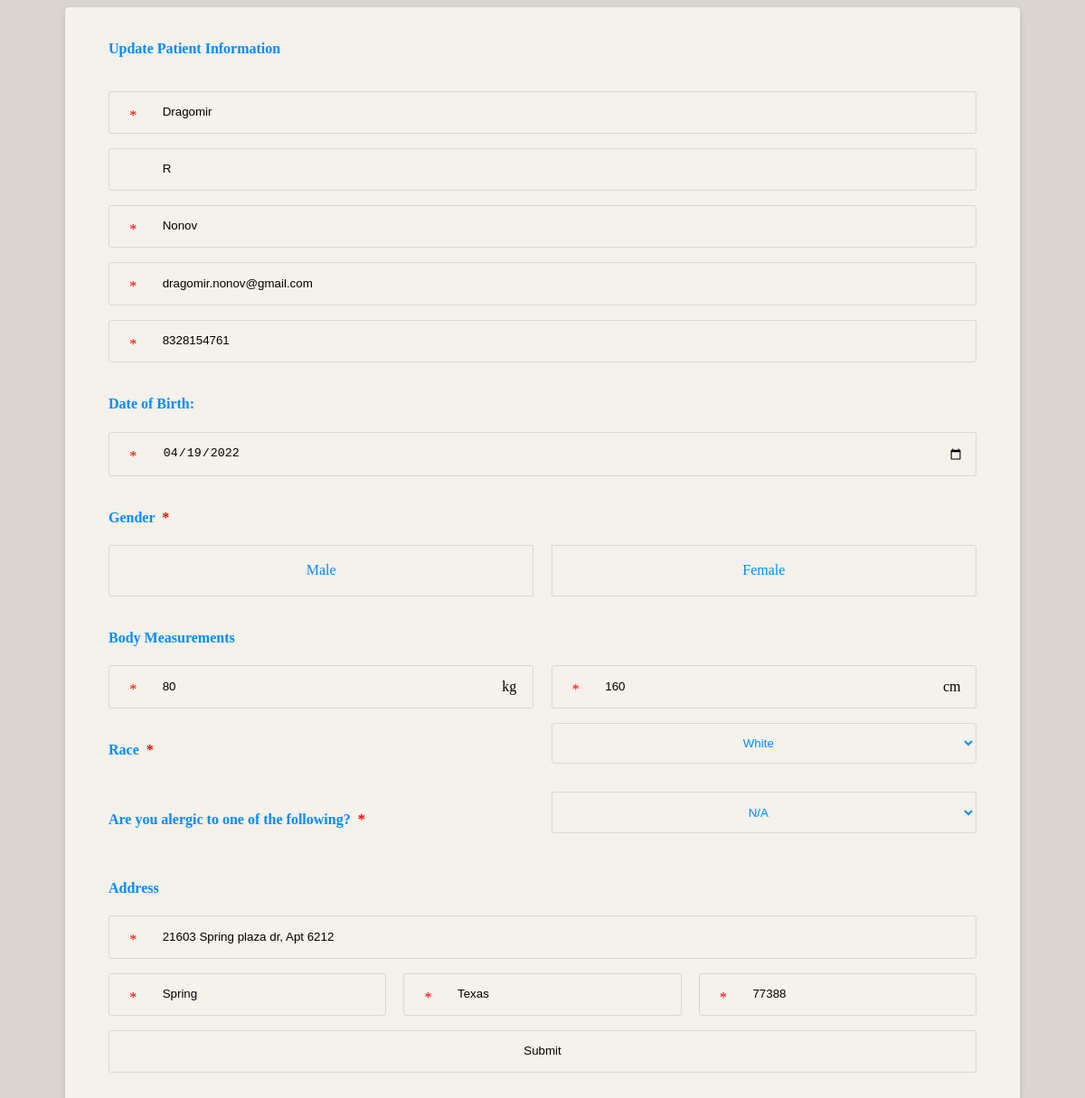
The app's page /backend/edit_patient_profile.php (signed in) with its own data.
### tables this page shows
CREATE TABLE `patient` (
  `Pat_ID` int NOT NULL AUTO_INCREMENT,
  `Pat_First` varchar(45) NOT NULL,
  `Pat_M_init` varchar(45) DEFAULT NULL,
  `Pat_Last` varchar(45) NOT NULL,
  `Pat_Email` varchar(45) NOT NULL,
  `Pat_Phone` varchar(45) DEFAULT NULL,
  `Pat_Gender` varchar(45) NOT NULL,
  `Pat_Race` int NOT NULL,
  `Pat_DOB` date NOT NULL,
  `Pat_Height` float NOT NULL COMMENT 'In Inches',
  `Pat_Weight` float NOT NULL COMMENT 'In Pounds',
  `Pat_Street_Addr` varchar(45) NOT NULL,
  `Pat_City_Addr` varchar(45) NOT NULL,
  `Pat_State_Addr` varchar(45) NOT NULL,
  `Pat_Zip_Addr` int NOT NULL,
  `Pat_Allergy` int NOT NULL,
  `Pat_Password` varchar(45) DEFAULT NULL,
  PRIMARY KEY (`Pat_ID`),
  UNIQUE KEY `Pat_ID_UNIQUE` (`Pat_ID`)
);

### backend/edit_patient_profile.php (the view, shortened to what this page needs)
<?php
$dbhost = getenv("DBHOST");
$dbuser = getenv("DBUSER");
$dbpass = getenv("DBPASS");
$dbname = getenv("DBNAME");
$link = mysqli_connect($dbhost, $dbuser, $dbpass) or die("Unable to Connect to '$dbhost'");
mysqli_select_db($link, $dbname) or die("Could not open the db '$dbname'");
$result = mysqli_query($link,"SELECT * FROM patient WHERE Pat_ID='" .$_SESSION['id']. "'");
$row= mysqli_fetch_array($result);
?>
<!DOCTYPE html>
<html>
<head>
    <link rel="stylesheet" href="/index/styles/form.css">
</head>
<body>
    <div class="container-form11">
        <form action="/backend/update_patient_data.php" method="post" onsubmit="return Validate();">
            <div class="row">
                <h4>Update Patient Information</h4>
                <div class="input-group input-group-icon">
                    <input type="text" placeholder="First Name" name="fname"  value="<?php echo $row['Pat_First']; ?>" />
                    <div class="input-icon"><span style="color:red;">*</span></div>
                </div>
                <div class="input-group input-group-icon">
                    <input type="text" placeholder="Middle Name" name="minit"  value="<?php echo $row['Pat_M_init']; ?>"/>
                </div>
                <div class="input-group input-group-icon">
                    <input type="text" placeholder="Last Name" name="lname"  value="<?php echo $row['Pat_Last']; ?>" />
                    <div class="input-icon"><span style="color:red;">*</span></div>
                </div>
                <div class="input-group input-group-icon">
                    <input type="email" placeholder="Email Adress" name="email"  value="<?php echo $row['Pat_Email']; ?>"/>
                    <div class="input-icon"><span style="color:red;">*</span></div>
                </div>
                <div class="input-group input-group-icon">
                    <input type="text" placeholder="Phone Number" name="phone" value="<?php echo $row['Pat_Phone']; ?>"/>
                    <div class="input-icon"><span style="color:red;">*</span></div>
                </div>
            </div>
            <div class="row">
                <h4> Date of Birth: </h4>
                <div class="input-group input-group-icon">
                     <input type="date" name="dob" value="<?php echo $row['Pat_DOB']; ?>">
                    <div class="input-icon"><span style="color:red;">*</span></div>
                </div>
            </div>
            <div class="row">
                <h4 style="float: left;">Gender &#160<h4 style="color: red;">*</h4></h4>
                <div class="input-group">
                    <label for="gender-male">Male</label>
                    <label class="float-right" for="gender-female">Female</label>
                </div>
            </div>
            <div class="row">
                <h4> Body Measurements &#160</h4>
                <div class="input-group">
                    <div class="col-half input-group-icon">
                        <input type="text" placeholder="Weight" name="weight"  value="<?php echo $row['Pat_Weight']; ?>"/>
                        <span class="input-unit">kg</span>
                        <div class="input-icon"><span style="color:red;">*</span></div>
                    </div>
                    <div class="col-half input-group-icon">
                        <input type="text" placeholder="Height" name="height"  value="<?php echo $row['Pat_Height']; ?>"/>
                        <span class="input-unit">cm</span>
                        <div class="input-icon"><span style="color:red;">*</span></div>
                    </div>
                </div>
            </div>
            <div class="row">
                <div class="input-group">
                    <div class="col-half">
                        <h4 style="float: left;">Race &#160<h4 style="color: red;">*</h4></h4>
                    </div>
                    <select class="float-right" name="race" id="allergies" value="<?php echo $row['Pat_Race']; ?>">
                        <option value="100">White</option>
                    </select>
                </div>
            </div>
            <div class="row">
                <div class="input-group">
                    <div class="col-half">
                        <h4 style="float: left;">Are you alergic to one of the following? &#160<h4 style="color: red;">*</h4></h4>
                    </div>
                    <select class="float-right" name="allergies" id="allergies" value="<?php echo $row['Pat_Allergy']; ?>">
                        <option value="200">N/A</option>
                    </select>
                </div>
            </div>
            <div class="row">
            <h4>Address</h4>
                <div class="input-group input-group-icon">
                    <input type="text" placeholder="Address" name="address"  value="<?php echo $row['Pat_Street_Addr']; ?>"/>
                    <div class="input-icon"><span style="color:red;">*</span></div>
                </div>
                <div class="input-group input-group-icon">
                    <div class="col-third">
                        <input type="text" placeholder="City" name="city"  value="<?php echo $row['Pat_City_Addr']; ?>"/>
                        <div class="input-icon"><span style="color:red;">*</span></div>
                    </div>
                    <div class="col-third input-group-icon">
                        <input type="text" placeholder="State" name="state"  value="<?php echo $row['Pat_State_Addr']; ?>"/>
                        <div class="input-icon"><span style="color:red;">*</span></div>
                    </div>
                    <div class="col-third input-group-icon">
                        <input type="text" placeholder="Zip Code" name="zip"  value="<?php echo $row['Pat_Zip_Addr']; ?>"/>
                        <div class="input-icon"><span style="color:red;">*</span></div>
                    </div>
                </div>
            </div>
            <input class="button" type="submit" name="update_patient_data">
        </form>
    </div>
</body>
</html>

### index/styles/form.css (style rules this page uses)
body { padding: 0; background-color: var(--light); }
:root { --shadow: 0px 0px 5px 5px rgba(0, 0, 0, 0.199); --lighter: #F5F1EB; --light: #dad5cf; --mid: #9FCDFC; --main: #008CFF; --accent: #4C72D2; --dark: #2C4A98; --darker: #203368; --nav-width: 225px; }
.row h4 { color: var(--main); }
input, input[type="radio"] + label, input[type="checkbox"] + label:before, select option, select { box-sizing: border-box; width: 100%; padding: 1em; line-height: 1.4; background-color: var(--lighter); border: 1px solid var(--light); border-radius: 3px; -webkit-transition: 200ms ease-in-out; -moz-transition: 200ms ease-in-out; -o-transition: 200ms ease-in-out; transition: 200ms ease-in-out; transition: all 200ms ease-in-out; }
input[type="radio"] + label, select { color: var(--main); display: inline-block; width: 49%; text-align: center; border-radius: 0; }
input[type="radio"] + label:first-of-type { border-top-left-radius: 3px; border-bottom-left-radius: 3px; }
input[type="radio"] + label:last-of-type { border-top-right-radius: 3px; border-bottom-right-radius: 3px; }
select { height: 3.4em; line-height: 2; }
select:first-of-type { border-top-left-radius: 3px; border-bottom-left-radius: 3px; }
select:last-of-type { border-top-right-radius: 3px; border-bottom-right-radius: 3px; }
select option { background-color: var(--main); color: var(--lighter); }
.input-group { margin-bottom: 1em; zoom: 1; }
.float-right { float: right; }
.input-group:before, .input-group:after { content: ""; display: table; }
.input-group:after { clear: both; }
.input-group-icon { position: relative; }
.input-group-icon input { padding-left: 4.4em; }
.input-group-icon .input-icon { position: absolute; top: 0; left: 0; width: 3.4em; height: 3.4em; line-height: 3.4em; text-align: center; pointer-events: none; }
.input-unit { position: absolute; top: 0; right: 0; width: 3.4em; height: 100%; line-height: 3em; text-align: center; pointer-events: none; }
.container-form11 { max-width: 60em; padding: 1em 3em 2em 3em; margin: 0em auto; background-color: var(--lighter); border-radius: 4.2px; box-shadow: 0px 3px 10px -2px rgba(0, 0, 0, 0.2); }
.row { zoom: 1; }
.row:before, .row:after { content: ""; display: table; }
.row:after { clear: both; }
.col-half { margin-right: 2%; float: left; width: 49%; }
.col-half:last-of-type { margin-right: 0; }
.col-third { margin-right: 2%; float: left; width: 32%; }
.col-third:last-of-type { margin-right: 0; }

### records on screen
patient: fname "Dragomir", minit "R", lname "Nonov", email "dragomir.nonov@gmail.com", phone "8328154761", dob "04/19/2022", weight "80", height "160", race "White", allergies "N/A", address "21603 Spring plaza dr, Apt 6212", city "Spring", state "Texas", zip "77388"
